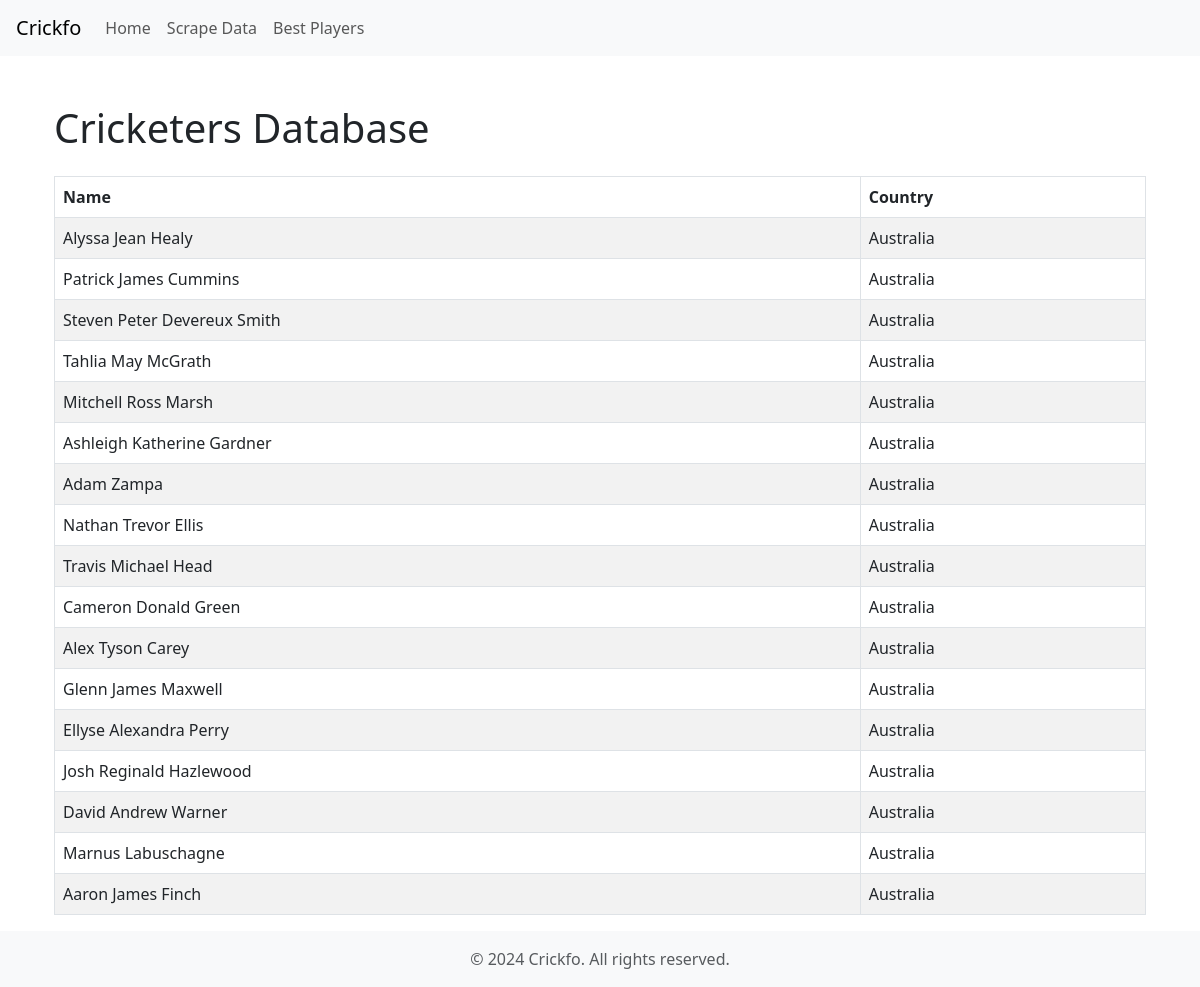
The page / on the database its author committed.
### cricketers/models.py (models this page shows, shortened)
class Cricketer(models.Model):
    id = models.UUIDField(primary_key=True, default=uuid.uuid4, editable=False)
    fullname=models.CharField(max_length=100)
    fname = models.CharField(max_length=100,blank=True,null=True)
    image=models.URLField()
    lname = models.CharField(max_length=100,blank=True,null=True)
    country = models.CharField(max_length=50)
    position=models.CharField(max_length=100)
    odi_matches=models.IntegerField(blank=True,null=True)
    odi_runs = models.IntegerField(blank=True,null=True)
    odi_average=models.FloatField(blank=True,null=True)
    odi_strike_rate=models.FloatField(blank=True,null=True)
    odi_catches = models.IntegerField(blank=True,null=True)
    story=models.TextField(blank=True,null=True)
    url_source=models.URLField(blank=True,null=True)

### cricketers/views.py (the view)
# urls.py: path('', views.home_view, name='home'),
def home_view(request):
    cricketers = Cricketer.objects.all()
    return render(request, 'cricketers/cricketer_list.html', {'cricketers': cricketers})

### templates/cricketers/cricketer_list.html (shortened to what this page needs)
{% extends 'base.html' %}
{% block content %}
<div class="container mt-5">
    <h1>Cricketers Database</h1>
    <table class="table table-bordered table-striped mt-4">
        <thead class="thead-dark">
            <tr>
                <th>Name</th>
                <th>Country</th>
            </tr>
        </thead>
        <tbody>
            {% for cricketer in cricketers %}
            <tr>
                <td>{{ cricketer.fullname }}</td>
                <td>{{ cricketer.country }}</td>
            </tr>
            {% endfor %}
        </tbody>
    </table>
</div>
{% endblock %}

### templates/base.html (shortened to what this page needs)
<!DOCTYPE html>
<html lang="en">
<head>
    <link href="https://cdn.jsdelivr.net/npm/bootstrap@5.3.0/dist/css/bootstrap.min.css" rel="stylesheet">
</head>
<body>
    <nav class="navbar navbar-expand-lg navbar-light bg-light">
        <a class="navbar-brand mx-3" href="{% url 'home' %}">Crickfo</a>
        <div class="collapse navbar-collapse" id="navbarNav">
            <ul class="navbar-nav">
                <li class="nav-item active">
                    <a class="nav-link" href="{% url 'home' %}">Home</a>
                </li>
                <li class="nav-item">
                    <a class="nav-link" href="{% url 'scrape_data' %}">Scrape Data</a>
                </li>
                <li class="nav-item">
                    <a class="nav-link" href="{% url 'top_six_players' %}">Best Players</a>
                </li>
            </ul>
        </div>
    </nav>
    <div class="container mt-5">
        {% block content %}{% endblock %}
    </div>
    <footer class="footer mt-auto py-3 bg-light">
        <div class="container text-center">
            <span class="text-muted">&copy; 2024 Crickfo. All rights reserved.</span>
        </div>
    </footer>
</body>
</html>

### rows shown on the page
Cricketer: fullname "Alyssa Jean Healy", country "Australia"
Cricketer: fullname "Patrick James Cummins", country "Australia"
Cricketer: fullname "Steven Peter Devereux Smith", country "Australia"
Cricketer: fullname "Tahlia May McGrath", country "Australia"
Cricketer: fullname "Mitchell Ross Marsh", country "Australia"
Cricketer: fullname "Ashleigh Katherine Gardner", country "Australia"
Cricketer: fullname "Adam Zampa", country "Australia"
Cricketer: fullname "Nathan Trevor Ellis", country "Australia"
Cricketer: fullname "Travis Michael Head", country "Australia"
Cricketer: fullname "Cameron Donald Green", country "Australia"
Cricketer: fullname "Alex Tyson Carey", country "Australia"
Cricketer: fullname "Glenn James Maxwell", country "Australia"
Cricketer: fullname "Ellyse Alexandra Perry", country "Australia"
Cricketer: fullname "Josh Reginald Hazlewood", country "Australia"
Cricketer: fullname "David Andrew Warner", country "Australia"
Cricketer: fullname "Marnus Labuschagne", country "Australia"
Cricketer: fullname "Aaron James Finch", country "Australia"
